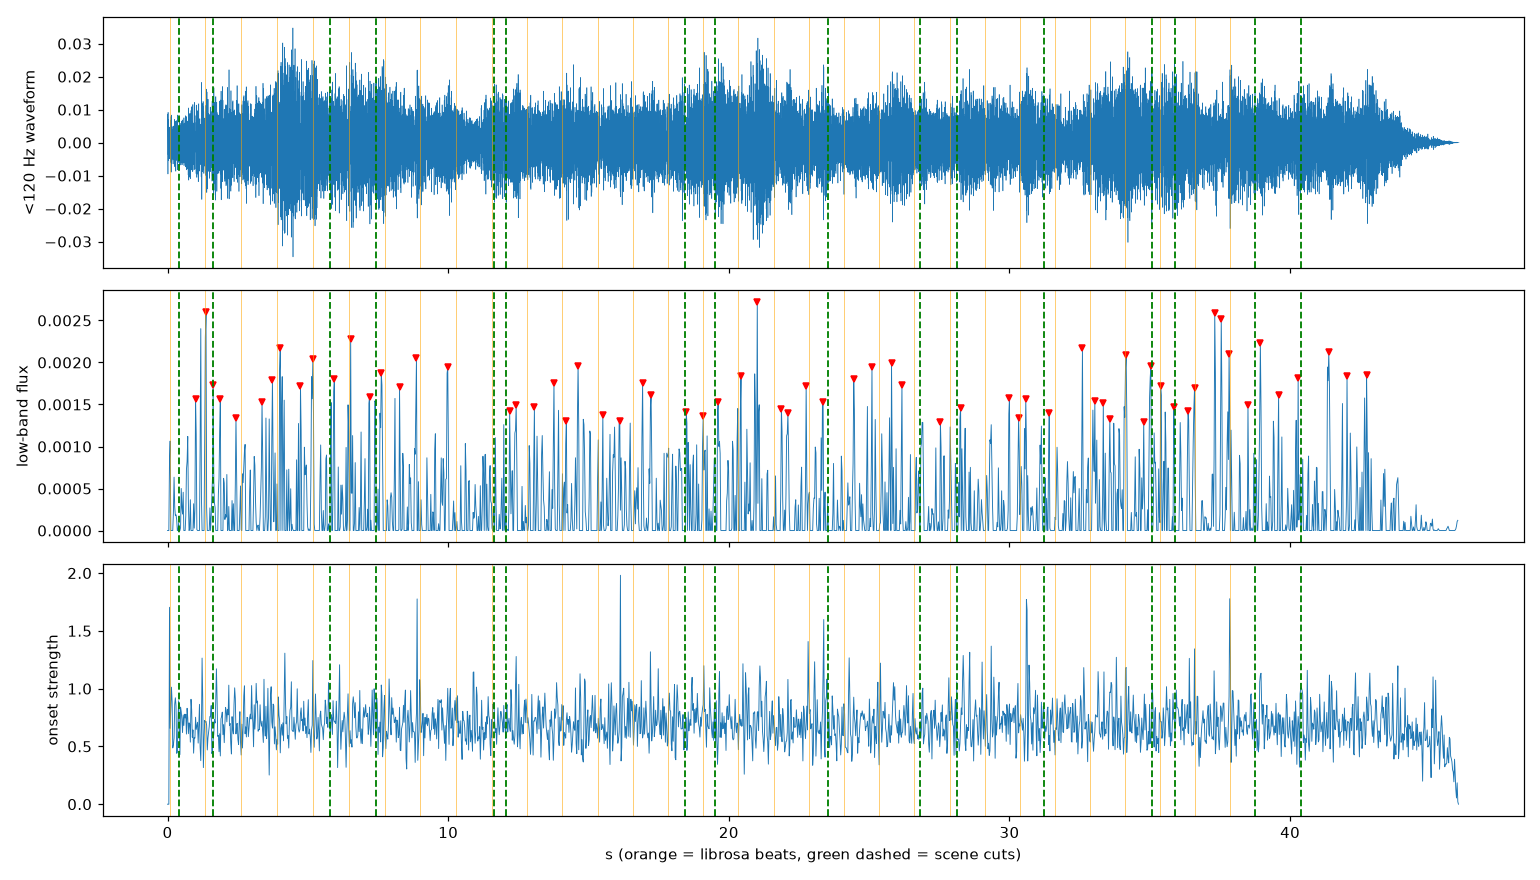

Python code for this plot:
# /// script
# dependencies = ["librosa", "numpy", "scipy", "soundfile", "matplotlib"]
# ///
import json, sys, numpy as np, librosa, scipy.signal as sg, matplotlib
matplotlib.use("Agg"); import matplotlib.pyplot as plt
bed, timing, out = sys.argv[1:4]
y, sr = librosa.load(bed, sr=22050, mono=True)
dur = len(y) / sr
tempo, beats = librosa.beat.beat_track(y=y, sr=sr, units="time")
tempo = float(np.atleast_1d(tempo)[0])
oenv = librosa.onset.onset_strength(y=y, sr=sr)
pulse = librosa.beat.plp(onset_envelope=oenv, sr=sr)
# <120 Hz band
b, a = sg.butter(4, 120 / (sr / 2), "low"); low = sg.filtfilt(b, a, y)
env = np.abs(sg.hilbert(low)); env = sg.filtfilt(*sg.butter(2, 8 / (sr / 2), "low"), env)
hop = 512
lowflux = np.maximum(0, np.diff(env[::hop])); lt = np.arange(len(lowflux)) * hop / sr
pk, _ = sg.find_peaks(lowflux, height=lowflux.mean() + 2 * lowflux.std(), distance=int(0.25 * sr / hop))
low_peaks = lt[pk]
res = {"track": bed.split("/")[-1], "duration_s": round(dur, 1), "librosa_tempo_bpm": round(tempo, 1), "beats": len(beats),
       "median_beat_interval_s": round(float(np.median(np.diff(beats))), 3) if len(beats) > 2 else None,
       "plp_pulse_mean": round(float(pulse.mean()), 3), "plp_pulse_peak_to_mean": round(float(pulse.max() / max(pulse.mean(), 1e-9)), 2),
       "onset_env_cv": round(float(oenv.std() / oenv.mean()), 2),
       "low_band_flux_peaks": int(len(low_peaks))}
if len(low_peaks) and len(beats):
    off = [float(low_peaks[np.argmin(abs(low_peaks - bt))] - bt) for bt in beats]
    res["beat_to_nearest_lowband_peak_s"] = {"median": round(float(np.median(off)), 3), "p10": round(float(np.percentile(off, 10)), 3),
        "p90": round(float(np.percentile(off, 90)), 3), "within_50ms_pct": round(100 * float(np.mean(np.abs(off) <= 0.05)), 1)}
t = json.load(open(timing)); pre = t["pre"]
LOOP = dur - 1.0  # mix.py loops the bed with a 1 s crossfade seam
cuts_video = np.array([s["step_start"] + pre for s in t["steps"]])
cuts = cuts_video % LOOP
bt = np.array(beats)
d = [float(bt[np.argmin(abs(bt - c))] - c) for c in cuts]
res["cut_times_video_s"] = [round(float(x),2) for x in cuts_video]; res["cut_times_in_bed_s"] = [round(float(x),2) for x in cuts]
res["cut_to_nearest_beat_s"] = [round(x, 3) for x in d]
res["cut_to_beat_abs"] = {"median": round(float(np.median(np.abs(d))), 3), "max": round(float(np.max(np.abs(d))), 3),
    "within_100ms": int(sum(abs(x) <= 0.1 for x in d)), "n_cuts": len(cuts), "half_beat_s": round(0.5 * float(np.median(np.diff(bt))), 3)}
# random-cut null: expected |distance| if cuts were unrelated to the grid
rng = np.random.default_rng(0); nul = [np.mean([abs(bt[np.argmin(abs(bt - c))] - c) for c in rng.uniform(0, LOOP, len(cuts))]) for _ in range(2000)]
res["null_mean_abs_distance_s"] = round(float(np.mean(nul)), 3); res["observed_mean_abs_s"] = round(float(np.mean(np.abs(d))), 3)
json.dump(res, open(out + ".json", "w"), indent=1)
fig, ax = plt.subplots(3, 1, figsize=(14, 8), sharex=True)
ax[0].plot(np.arange(len(low)) / sr, low, lw=.4); ax[0].set_ylabel("<120 Hz waveform")
ax[1].plot(lt, lowflux, lw=.6); ax[1].plot(low_peaks, lowflux[pk], "rv", ms=4); ax[1].set_ylabel("low-band flux")
ax[2].plot(librosa.times_like(oenv, sr=sr), oenv, lw=.6); ax[2].set_ylabel("onset strength")
for a_ in ax:
    for x in beats: a_.axvline(x, color="orange", lw=.5, alpha=.7)
    for x in cuts: a_.axvline(x, color="green", lw=1.2, ls="--")
ax[2].set_xlabel("s (orange = librosa beats, green dashed = scene cuts)")
plt.tight_layout(); plt.savefig(out + ".png", dpi=110)
print(json.dumps(res, indent=1))
